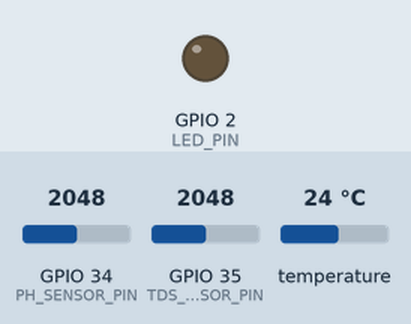
A sketch run on a simulated ESP32. On the bench: output pins drawn as LEDs (lit = HIGH). Inputs (shaded band) come from the test bench; at power-on: GPIO 34 (PH_SENSOR_PIN) = 2048, GPIO 35 (TDS_SENSOR_PIN) = 2048, temperature 24 °C. WiFi joins after 1.5 s; servers stay silent unless stated; the local clock reads 2024-03-15 10:24:30 at power-on unless the sketch sets it; what the sketch prints to the serial monitor is not drawn.

Above: at 3.0 s.
At 36.77 s:
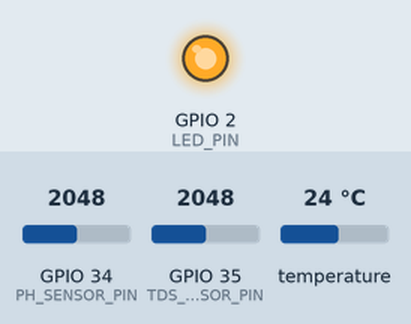
Timing chart, 0 to 44.5 s (numbered marks = the images above):
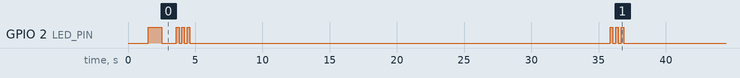

The sketch:

esp32_fixed_firebase_code.ino
```cpp
/*
 * BioShield Environmental Monitor - ESP32 Sensor Node (Fixed Version)
 * This version works with the current FirebaseESP32 library!
 */

#include <WiFi.h>
#include <FirebaseESP32.h>
#include <OneWire.h>
#include <DallasTemperature.h>
#include <ArduinoJson.h>
#include <time.h>

// WiFi credentials - UPDATE THESE WITH YOUR ACTUAL WIFI
const char* WIFI_SSID = "YOUR_WIFI_SSID";  // ⚠️ CHANGE THIS TO YOUR WIFI NAME
const char* WIFI_PASSWORD = "YOUR_WIFI_PASSWORD";  // ⚠️ CHANGE THIS TO YOUR WIFI PASSWORD

// Firebase credentials - UPDATED WITH YOUR PROJECT CONFIG
#define FIREBASE_HOST "https://bioshield-c2443-default-rtdb.firebaseio.com/"
#define FIREBASE_AUTH "AIzaSyDyK-PGp16Iiwze--e5UkEooUuVGTw26CU"

// Pin definitions for ESP32 Dev Kit
#define PH_SENSOR_PIN 34      // GPIO34 (Analog Input)
#define TDS_SENSOR_PIN 35     // GPIO35 (Analog Input)
#define TEMP_SENSOR_PIN 4     // GPIO4 for DS18B20 (optional)
#define LED_PIN 2             // Built-in LED

// Sensor calibration values
#define PH_NEUTRAL_VOLTAGE 1500  // mV at pH 7.0
#define PH_ACID_VOLTAGE 2000     // mV at pH 4.0
#define TDS_VREF 3.3             // Reference voltage
#define TDS_SCOUNT 30            // Sample count for averaging

// Station configuration
const String STATION_ID = "station_001";  // Change this for each ESP32
const String STATION_NAME = "Primary Water Source";
const String LOCATION = "Main Campus";
const double LATITUDE = 28.6139;   // New Delhi coordinates (change to your location)
const double LONGITUDE = 77.2090;

// Firebase objects
FirebaseData firebaseData;
FirebaseConfig config;
FirebaseAuth auth;

// Temperature sensor setup
OneWire oneWire(TEMP_SENSOR_PIN);
DallasTemperature tempSensor(&oneWire);

// Global variables
float temperature = 0.0;
float phValue = 0.0;
float tdsValue = 0.0;
int analogBuffer[TDS_SCOUNT];
int analogBufferTemp[TDS_SCOUNT];
int analogBufferIndex = 0;

void setup() {
  Serial.begin(115200);
  pinMode(LED_PIN, OUTPUT);

  // Initialize temperature sensor
  tempSensor.begin();

  Serial.println("\n=== BioShield ESP32 Sensor Node ===");
  Serial.println("Initializing...");

  // Connect to WiFi
  connectToWiFi();

  // Configure Firebase
  configureFirebase();

  // Initialize time
  configTime(0, 0, "pool.ntp.org");

  Serial.println("Setup complete! Starting sensor readings...");
  digitalWrite(LED_PIN, HIGH);
  delay(1000);
  digitalWrite(LED_PIN, LOW);
}

void loop() {
  // Read all sensors
  readSensors();

  // Calculate status
  String status = calculateStatus(phValue, tdsValue);

  // Send data to Firebase
  sendToFirebase(phValue, tdsValue, temperature, status);

  // Print data to Serial Monitor
  printSensorData();

  // Blink LED to indicate data sent
  blinkLED(3);

  // Wait before next reading (30 seconds)
  delay(30000);
}

void connectToWiFi() {
  WiFi.begin(WIFI_SSID, WIFI_PASSWORD);
  Serial.print("Connecting to WiFi");

  while (WiFi.status() != WL_CONNECTED) {
    delay(500);
    Serial.print(".");
  }

  Serial.println();
  Serial.println("WiFi connected!");
  Serial.print("IP address: ");
  Serial.println(WiFi.localIP());
}

void configureFirebase() {
  // Configure Firebase - FIXED VERSION
  config.host = FIREBASE_HOST;
  config.signer.tokens.legacy_token = FIREBASE_AUTH;

  // Initialize Firebase
  Firebase.begin(&config, &auth);
  Firebase.reconnectWiFi(true);

  Serial.println("Firebase configured successfully!");
}

void readSensors() {
  // Read temperature
  tempSensor.requestTemperatures();
  temperature = tempSensor.getTempCByIndex(0);
  if (temperature == DEVICE_DISCONNECTED_C) {
    temperature = 25.0; // Default temperature
  }

  // Read pH sensor
  int phAnalogValue = analogRead(PH_SENSOR_PIN);
  float voltage = phAnalogValue * (3.3 / 4095.0) * 1000; // Convert to mV
  phValue = 7.0 + ((PH_NEUTRAL_VOLTAGE - voltage) / ((PH_ACID_VOLTAGE - PH_NEUTRAL_VOLTAGE) / -3.0));

  // Read TDS sensor with averaging
  static unsigned long analogSampleTimepoint = millis();
  if (millis() - analogSampleTimepoint > 40U) {
    analogSampleTimepoint = millis();
    analogBuffer[analogBufferIndex] = analogRead(TDS_SENSOR_PIN);
    analogBufferIndex++;
    if (analogBufferIndex == TDS_SCOUNT) {
      analogBufferIndex = 0;
    }
  }

  // Calculate TDS
  static unsigned long printTimepoint = millis();
  if (millis() - printTimepoint > 800U) {
    printTimepoint = millis();
    for (int i = 0; i < TDS_SCOUNT; i++) {
      analogBufferTemp[i] = analogBuffer[i];
    }

    // Get median value
    float averageVoltage = getMedianNum(analogBufferTemp, TDS_SCOUNT) * TDS_VREF / 4095.0;
    float compensationCoefficient = 1.0 + 0.02 * (temperature - 25.0);
    float compensationVoltage = averageVoltage / compensationCoefficient;
    tdsValue = (133.42 * compensationVoltage * compensationVoltage * compensationVoltage
               - 255.86 * compensationVoltage * compensationVoltage
               + 857.39 * compensationVoltage) * 0.5;
  }
}

int getMedianNum(int bArray[], int iFilterLen) {
  int bTab[iFilterLen];
  for (int i = 0; i < iFilterLen; i++) {
    bTab[i] = bArray[i];
  }

  int i, j, bTemp;
  for (j = 0; j < iFilterLen - 1; j++) {
    for (i = 0; i < iFilterLen - j - 1; i++) {
      if (bTab[i] > bTab[i + 1]) {
        bTemp = bTab[i];
        bTab[i] = bTab[i + 1];
        bTab[i + 1] = bTemp;
      }
    }
  }

  if ((iFilterLen & 1) > 0) {
    bTemp = bTab[(iFilterLen - 1) / 2];
  } else {
    bTemp = (bTab[iFilterLen / 2] + bTab[iFilterLen / 2 - 1]) / 2;
  }

  return bTemp;
}

String calculateStatus(float ph, float tds) {
  if (ph < 6.0 || ph > 9.0 || tds > 1000) {
    return "danger";
  } else if (ph < 6.5 || ph > 8.5 || tds > 500) {
    return "caution";
  }
  return "safe";
}

// FIXED: Send data to Firebase using the correct library functions
void sendToFirebase(float ph, float tds, float temp, String status) {
  if (WiFi.status() != WL_CONNECTED) {
    Serial.println("WiFi not connected!");
    return;
  }

  // Create FirebaseJson object (required by new library)
  FirebaseJson json;

  // Add data to JSON object
  json.set("stationId", STATION_ID);
  json.set("timestamp", getTimestamp());
  json.set("ph", ph);
  json.set("tds", tds);
  json.set("temperature", temp);
  json.set("latitude", LATITUDE);
  json.set("longitude", LONGITUDE);
  json.set("status", status);

  // Send to real-time path
  String realtimePath = "/realtime/" + STATION_ID;
  if (Firebase.setJSON(firebaseData, realtimePath, json)) {
    Serial.println("✅ Real-time data sent successfully!");
  } else {
    Serial.println("❌ Failed to send real-time data:");
    Serial.println(firebaseData.errorReason());
  }

  // Send to historical data path
  String historicalPath = "/sensorData/" + STATION_ID;
  if (Firebase.pushJSON(firebaseData, historicalPath, json)) {
    Serial.println("✅ Historical data saved!");
  } else {
    Serial.println("❌ Failed to save historical data:");
    Serial.println(firebaseData.errorReason());
  }
}

void printSensorData() {
  Serial.println("\n=== Sensor Readings ===");
  Serial.println("Station: " + STATION_ID);
  Serial.println("pH: " + String(phValue, 2));
  Serial.println("TDS: " + String(tdsValue, 2) + " ppm");
  Serial.println("Temperature: " + String(temperature, 2) + "°C");
  Serial.println("Status: " + calculateStatus(phValue, tdsValue));
  Serial.println("Timestamp: " + String(getTimestamp()));
  Serial.println("========================\n");
}

unsigned long getTimestamp() {
  time_t now;
  struct tm timeinfo;
  if (!getLocalTime(&timeinfo)) {
    Serial.println("Failed to obtain time");
    return millis(); // Fallback to millis
  }
  time(&now);
  return now * 1000; // Convert to milliseconds
}

void blinkLED(int times) {
  for (int i = 0; i < times; i++) {
    digitalWrite(LED_PIN, HIGH);
    delay(200);
    digitalWrite(LED_PIN, LOW);
    delay(200);
  }
}

// Calibration helper function
void calibratePH() {
  Serial.println("=== pH Sensor Calibration ===");
  Serial.println("Place sensor in pH 7.0 buffer solution and press Enter...");

  while (!Serial.available()) {
    delay(100);
  }
  Serial.read(); // Clear buffer

  int sum = 0;
  for (int i = 0; i < 10; i++) {
    sum += analogRead(PH_SENSOR_PIN);
    delay(100);
  }

  int neutralVoltage = (sum / 10) * (3.3 / 4095.0) * 1000;
  Serial.println("pH 7.0 calibration: " + String(neutralVoltage) + "mV");

  Serial.println("Place sensor in pH 4.0 buffer solution and press Enter...");
  while (!Serial.available()) {
    delay(100);
  }
  Serial.read(); // Clear buffer

  sum = 0;
  for (int i = 0; i < 10; i++) {
    sum += analogRead(PH_SENSOR_PIN);
    delay(100);
  }

  int acidVoltage = (sum / 10) * (3.3 / 4095.0) * 1000;
  Serial.println("pH 4.0 calibration: " + String(acidVoltage) + "mV");

  Serial.println("Calibration complete! Update the constants in your code:");
  Serial.println("#define PH_NEUTRAL_VOLTAGE " + String(neutralVoltage));
  Serial.println("#define PH_ACID_VOLTAGE " + String(acidVoltage));
}
```

Measured:
- by itself, GPIO 2 (LED_PIN): repeats every 32.3 s: 2 × (HIGH 0.20 s, LOW 0.20 s), HIGH 0.20 s, LOW 31.3 s
- by itself, everything shown: repeats every 32.3 s, in 6 steps
